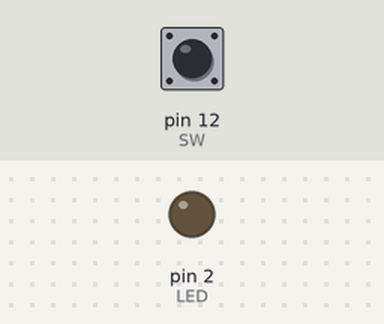
This sketch was run on a simulated Arduino Uno, built with avr-gcc and run on an emulated ATmega328P. On the bench: output pins drawn as LEDs (lit = HIGH). The test bench sets the inputs (shaded band); at power-on: pin 12 (SW) HIGH.

Above: at 1.2 s.
1.3 s: pin 12 (SW) pulled LOW for 0.15 s
At 1.37 s:
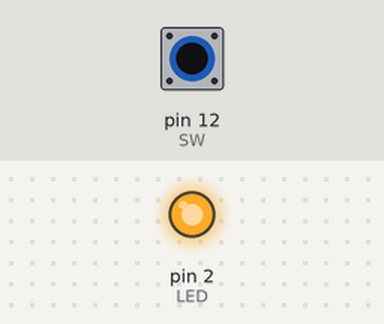
2.9 s: pin 12 (SW) pulled LOW for 3.2 s
At 7.5 s:
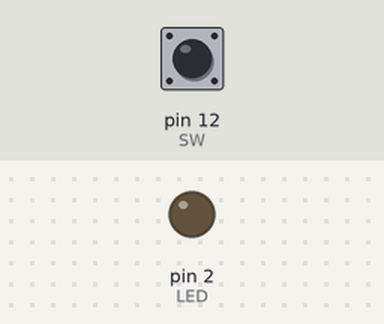
Timing chart, 0 to 9.0 s (numbered marks = the images above; inputs shaded):
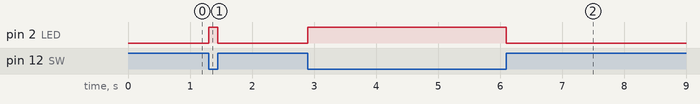

Measured:
- after the input at 1.3 s, pin 2 (LED): LOW → HIGH at once, → LOW 0.15 s later
- after the input at 2.9 s, pin 2 (LED): LOW → HIGH at once, → LOW 3.2 s later

The sketch:

LED_with_switch.ino
```cpp
int LED=2;
int SW=12;
void setup() {
  pinMode(LED,OUTPUT);
  pinMode(SW,INPUT_PULLUP); //보드의 내부저항 이용
}
void loop() {
 if(digitalRead(SW)==LOW) //스위치 열림
    digitalWrite(LED,HIGH);
 else                     //스위치 닫힘
    digitalWrite(LED,LOW);
}
```
